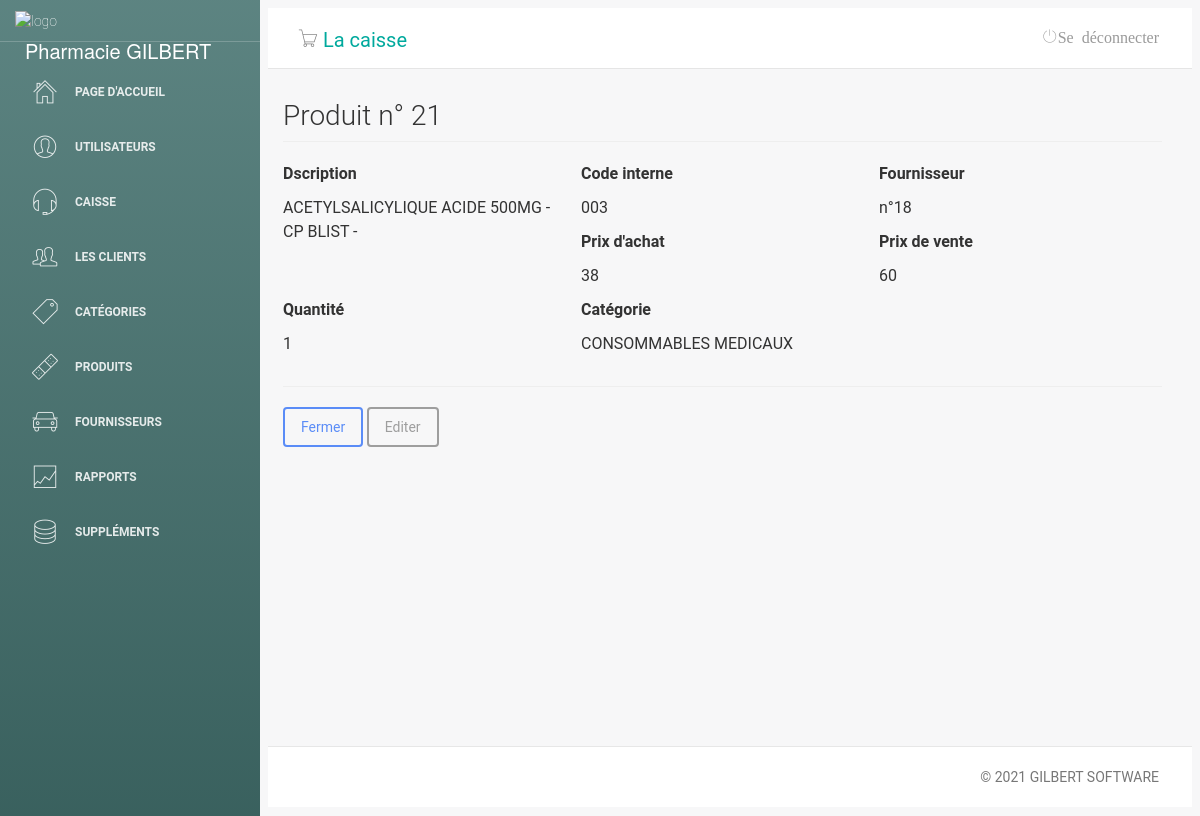
/main.php?pg=visualizar-produto&id=21, run on an earlier commit of the app's database.
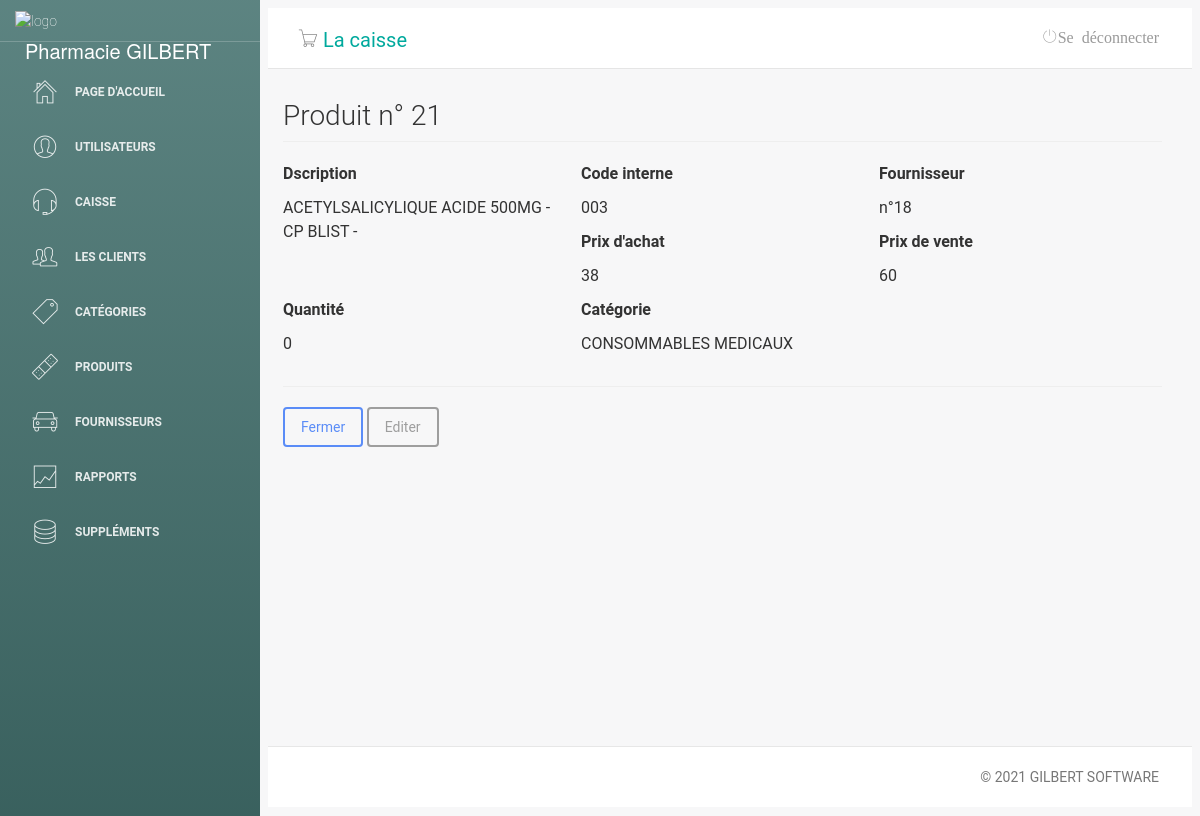
And on a later commit of the database.
### tables this page shows
CREATE TABLE "tb_produtos" (
	"id"	INTEGER,
	"descricao"	varchar(55),
	"codInterno"	TEXT,
	"codBarras"	int(11),
	"fornecedor"	int(11),
	"custo"	NUMERIC,
	"venda"	NUMERIC,
	"principio"	varchar(55),
	"quantidade"	int(11),
	"benefice"	NUMERIC,
	PRIMARY KEY("id" AUTOINCREMENT)
);

### visualizar-produto.php (the view, shortened to what this page needs)
<?php
include ('classes/Mysql.php');
$id=$_GET['id'];
$sql= $db->prepare("SELECT * FROM `tb_produtos` where id=$id");
$sql->execute();
$produto= $sql->fetch();
?>
<h3 class="page-header">Produit n° <?php echo $produto['id']?></h3>
<div class="row">
    <div class="col-md-4">
        <p><strong>Dscription</strong></p>
        <p><?php echo $produto['descricao']?></p>
    </div>
    <div class="col-md-4">
        <p><strong>Code interne</strong></p>
        <p><?php echo $produto['codInterno']?></p>
    </div>
    <div class="col-md-4">
        <p><strong>Fournisseur</strong></p>
        <p><?php echo "n°".$produto['fornecedor']?></p>
    </div>
    <div class="col-md-4">
        <p><strong>Prix d'achat</strong></p>
        <p><?php echo $produto['custo']?></p>
    </div>
    <div class="col-md-4">
        <p><strong>Prix de vente</strong></p>
        <p><?php echo $produto['venda']?></p>
    </div>
    <div class="col-md-4">
        <p><strong>Quantité</strong></p>
        <p><?php echo $produto['quantidade']?></p>
    </div>
    <div class="col-md-4">
        <p><strong>Catégorie</strong></p>
        <p><?php echo $produto['principio']?></p>
    </div>
</div>
<hr />
<div id="actions" class="row">
    <div class="col-md-12">
        <a href="?pg=produtos" class="btn btn-primary">Fermer</a>
        <a href="?pg=editar-produto&id=<?php echo $produto['id']?>" class="btn btn-dark">Editer</a>
    </div>
</div>
<br>

What changed in the data, as far as the page shows it:
changed tb_produtos "ACETYLSALICYLIQUE ACIDE 500MG - CP BLIST -": quantidade "1" → "0"
